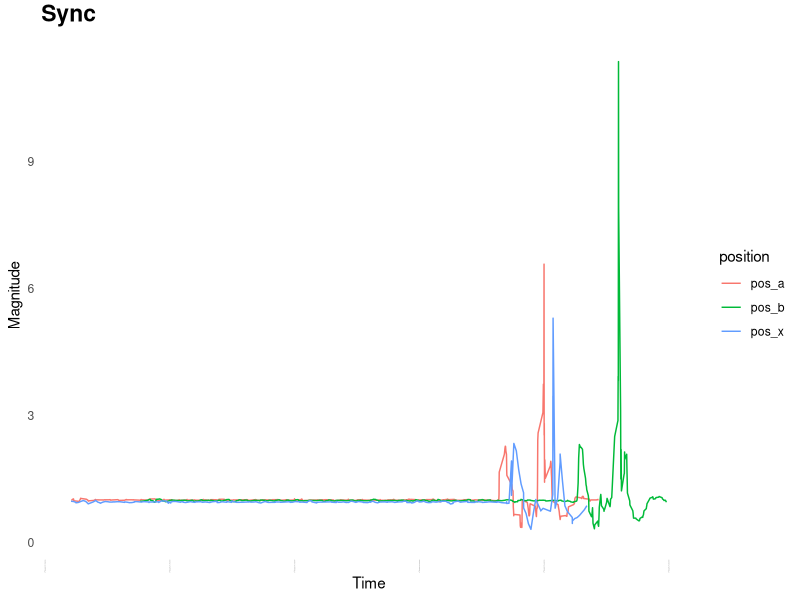
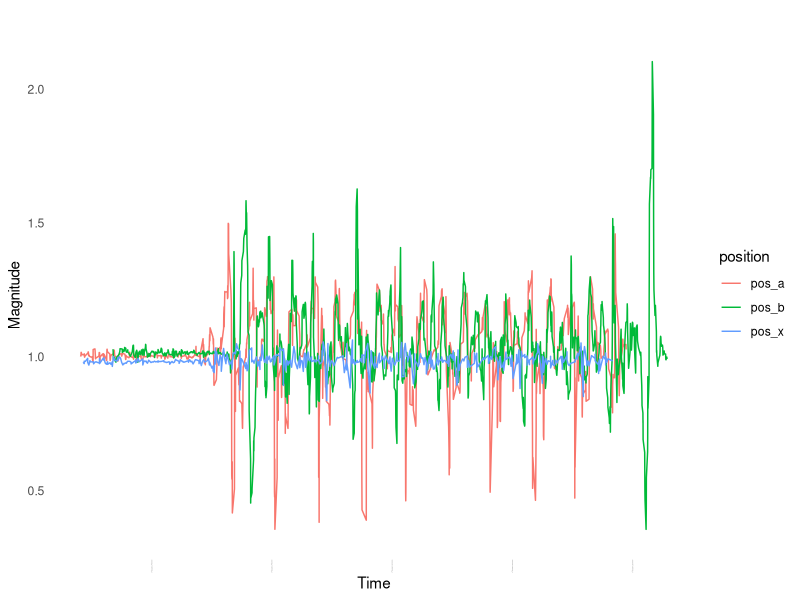
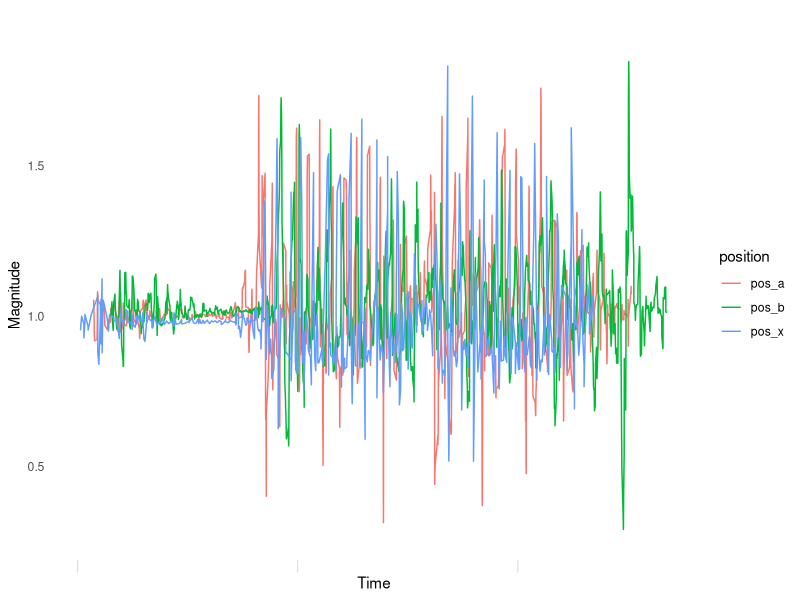
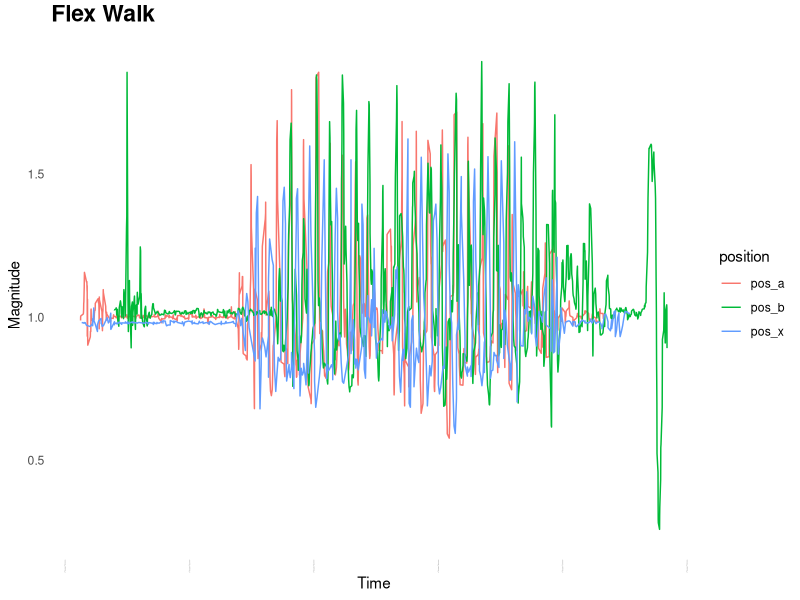

The R source for these figures, in order:
setwd("/Users/vedantdasswain/GitRepositories/CS7470/Server/data")

library("dplyr")
library("car")
library("ggplot2")

options("scipen"=100, "digits"=4)

## Synchronising with peaks
accel_pos_a <- read.csv("peaks_old/accel_pos_a.csv", na.strings=c("", "NA"), stringsAsFactors = FALSE)
accel_pos_b <- read.csv("peaks_old/accel_pos_b.csv", na.strings=c("", "NA"), stringsAsFactors = FALSE)
accel_pos_x <- read.csv("peaks_old/accel_pos_x.csv", na.strings=c("", "NA"), stringsAsFactors = FALSE)

accel_pos_ab <- merge(x = accel_pos_a, y = accel_pos_b, all = TRUE)
accel_pos_abx <- merge(x = accel_pos_ab, y = accel_pos_x, all = TRUE)

accel_pos_mag <- accel_pos_abx %>% mutate(force=sqrt(x^2+y^2+z^2))

time_med <- median(accel_pos_mag$timestamp)
time_max <- max(accel_pos_mag$timestamp)
time_min <- min(accel_pos_mag$timestamp)
time_quart <- (time_max+time_med)/2
  
accel_plot <- ggplot(accel_pos_mag, aes(x = timestamp,
                                                    y = force, group=position, colour=position)) +
  geom_line() +
  labs(title="Sync",x = "Time", y = "Magnitude") +
  xlim(time_min,time_max) +
  theme_minimal() +
  theme(axis.text.x = element_text(angle = 90, hjust = 0,size=1),
        panel.grid.major = element_blank(),
        panel.grid.minor = element_blank(),
        plot.title = element_text(size = rel(1.5), face = "bold", vjust = 1.5))

print(accel_plot)

accel_pos_peaks <- accel_pos_mag %>% group_by(position) %>% filter(force == max(force))

## Data on flex static
accel_pos_a <- read.csv("activities/flex_stat_q/accel_pos_a.csv", na.strings=c("", "NA"), stringsAsFactors = FALSE)
accel_pos_b <- read.csv("activities/flex_stat_q/accel_pos_b.csv", na.strings=c("", "NA"), stringsAsFactors = FALSE)
accel_pos_x <- read.csv("activities/flex_stat_q/accel_pos_x.csv", na.strings=c("", "NA"), stringsAsFactors = FALSE)

accel_pos_ab <- merge(x = accel_pos_a, y = accel_pos_b, all = TRUE)
accel_pos_abx <- merge(x = accel_pos_ab, y = accel_pos_x, all = TRUE)

accel_pos_mag <- accel_pos_abx %>% mutate(force=sqrt(x^2+y^2+z^2))

time_med <- median(accel_pos_mag$timestamp)
time_max <- max(accel_pos_mag$timestamp)
time_quart <- (time_max+time_med)/2

accel_plot <- ggplot(accel_pos_mag, aes(x = timestamp,
                                        y = force, group=position, colour=position)) +
  geom_line() +
  labs(title="",x = "Time", y = "Magnitude") +
  # xlim(time_quart,time_max) +
  theme_minimal() +
  theme(axis.text.x = element_text(angle = 90, hjust = 0,size=1),
        panel.grid.major = element_blank(),
        panel.grid.minor = element_blank(),
        plot.title = element_text(size = rel(1.5), face = "bold", vjust = 1.5))

print(accel_plot)

## Data on flex move
accel_pos_a <- read.csv("activities/flex_move/accel_pos_a.csv", na.strings=c("", "NA"), stringsAsFactors = FALSE)
accel_pos_b <- read.csv("activities/flex_move/accel_pos_b.csv", na.strings=c("", "NA"), stringsAsFactors = FALSE)
accel_pos_x <- read.csv("activities/flex_move/accel_pos_x.csv", na.strings=c("", "NA"), stringsAsFactors = FALSE)

accel_pos_ab <- merge(x = accel_pos_a, y = accel_pos_b, all = TRUE)
accel_pos_abx <- merge(x = accel_pos_ab, y = accel_pos_x, all = TRUE)

accel_pos_mag <- accel_pos_abx %>% mutate(force=sqrt(x^2+y^2+z^2))

time_med <- median(accel_pos_mag$timestamp)
time_max <- max(accel_pos_mag$timestamp)
time_quart <- (time_max+time_med)/2

accel_plot <- ggplot(accel_pos_mag, aes(x = timestamp,
                                        y = force, group=position, colour=position)) +
  geom_line() +
  labs(title="",x = "Time", y = "Magnitude") +
  # xlim(time_quart,time_max) +
  theme_minimal() +
  theme(axis.text.x = element_text(angle = 90, hjust = 0,size=1),
        panel.grid.major = element_blank(),
        panel.grid.minor = element_blank(),
        plot.title = element_text(size = rel(1.5), face = "bold", vjust = 1.5))

print(accel_plot)

## Data on walk
accel_pos_a <- read.csv("activities/walk/accel_pos_a.csv", na.strings=c("", "NA"), stringsAsFactors = FALSE)
accel_pos_b <- read.csv("activities/walk/accel_pos_b.csv", na.strings=c("", "NA"), stringsAsFactors = FALSE)
accel_pos_x <- read.csv("activities/walk/accel_pos_x.csv", na.strings=c("", "NA"), stringsAsFactors = FALSE)

accel_pos_ab <- merge(x = accel_pos_a, y = accel_pos_b, all = TRUE)
accel_pos_abx <- merge(x = accel_pos_ab, y = accel_pos_x, all = TRUE)

accel_pos_mag <- accel_pos_abx %>% mutate(force=sqrt(x^2+y^2+z^2))

time_med <- median(accel_pos_mag$timestamp)
time_max <- max(accel_pos_mag$timestamp)
time_quart <- (time_max+time_med)/2

accel_plot <- ggplot(accel_pos_mag, aes(x = timestamp,
                                        y = force, group=position, colour=position)) +
  geom_line() +
  labs(title="Flex Walk",x = "Time", y = "Magnitude") +
  # xlim(time_quart,time_max) +
  theme_minimal() +
  theme(axis.text.x = element_text(angle = 90, hjust = 0,size=1),
        panel.grid.major = element_blank(),
        panel.grid.minor = element_blank(),
        plot.title = element_text(size = rel(1.5), face = "bold", vjust = 1.5))

print(accel_plot)